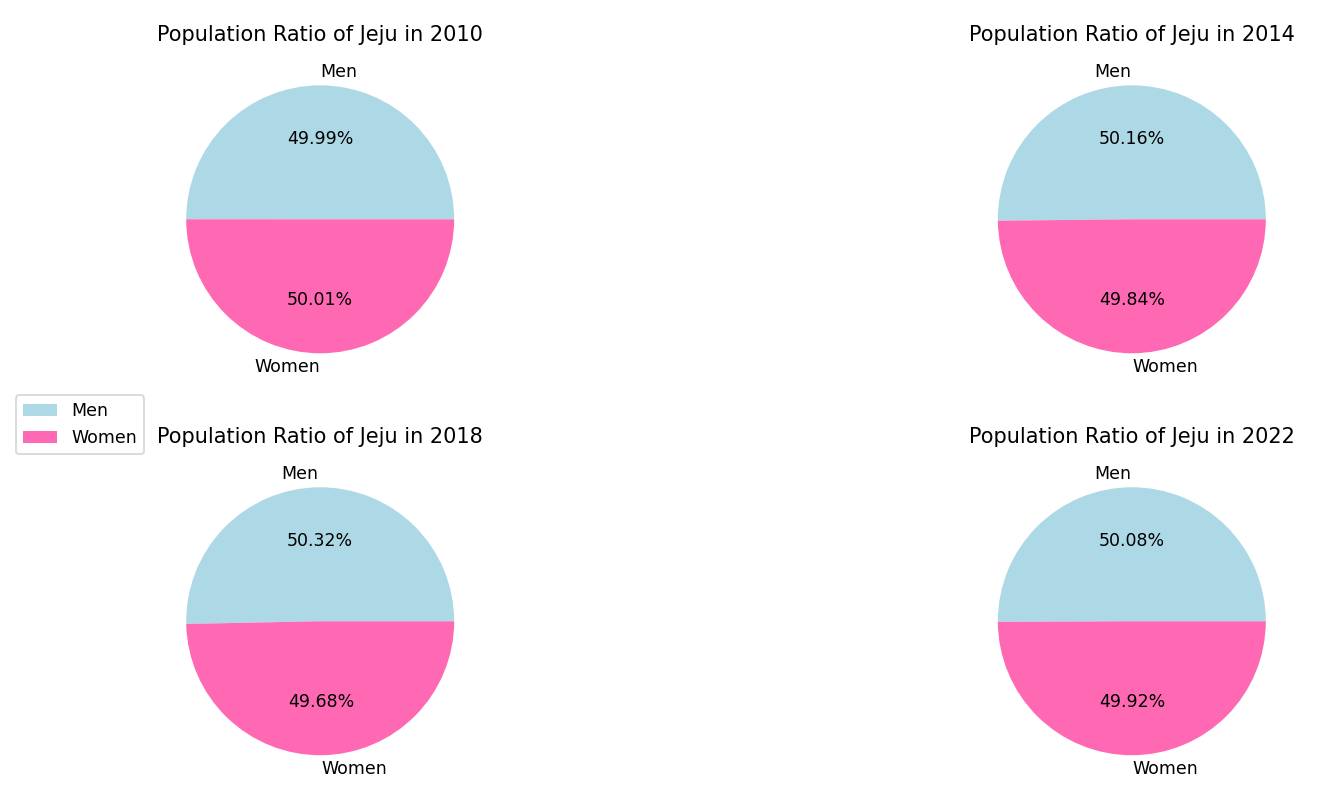

Source code (Python):
import csv
import matplotlib.pyplot as plt
import numpy as np
import pandas as pd

def main():
    label = ["Men","Women"]
    color = ["lightblue","hotpink"]

    f = open('2010.csv','r',encoding='ANSI')
    data = csv.reader(f)
    header = next(data)
    first_row = next(data)
    m_2010 = int(first_row[1])
    w_2010 = int(first_row[14])
    l_2010 = [m_2010,w_2010]
    f.close()

    f = open('2014.csv','r',encoding='ANSI')
    data = csv.reader(f)
    header = next(data)
    first_row = next(data)
    m_2014 = int(first_row[1])
    w_2014 = int(first_row[14])
    l_2014 = [m_2014,w_2014]
    f.close()

    f = open('2018.csv','r',encoding='ANSI')
    data = csv.reader(f)
    header = next(data)
    first_row = next(data)
    m_2018 = int(first_row[1])
    w_2018 = int(first_row[14])
    l_2018 = [m_2018,w_2018]
    f.close()

    f = open('2022.csv','r',encoding='ANSI')
    data = csv.reader(f)
    header = next(data)
    first_row = next(data)
    m_2022 = int(first_row[1])
    w_2022 = int(first_row[14])
    l_2022 = [m_2022,w_2022]
    f.close()

    fig, axes = plt.subplots(2,2)
    axes[0,0].pie(l_2010,labels=label, autopct='%.2f%%',colors=color)
    axes[0,1].pie(l_2014,labels=label, autopct='%.2f%%',colors=color)
    axes[1,0].pie(l_2018,labels=label, autopct='%.2f%%',colors=color)
    axes[1,1].pie(l_2022,labels=label, autopct='%.2f%%',colors=color)
    axes[0,0].set_title("Population Ratio of Jeju in 2010")
    axes[0,1].set_title("Population Ratio of Jeju in 2014")
    axes[1,0].set_title("Population Ratio of Jeju in 2018")
    axes[1,1].set_title("Population Ratio of Jeju in 2022")
    axes[0,0].legend(bbox_to_anchor=(0,0))
    plt.show()
       
if __name__ == '__main__':
    main()
